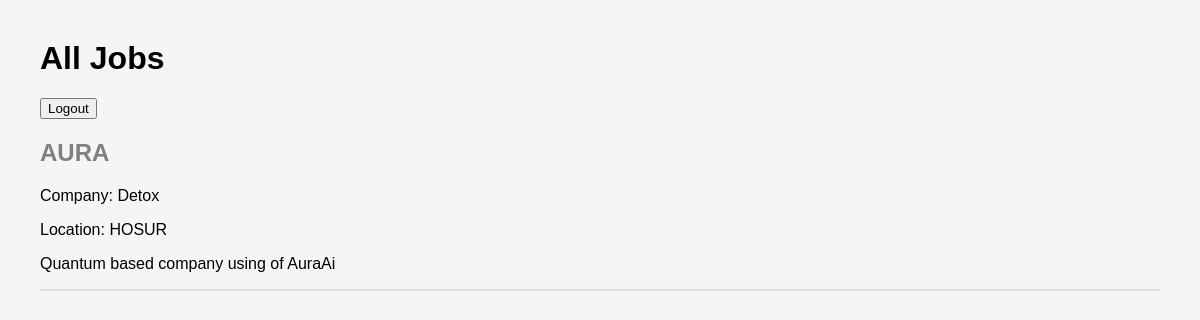
The app's page /jobs/, older data.
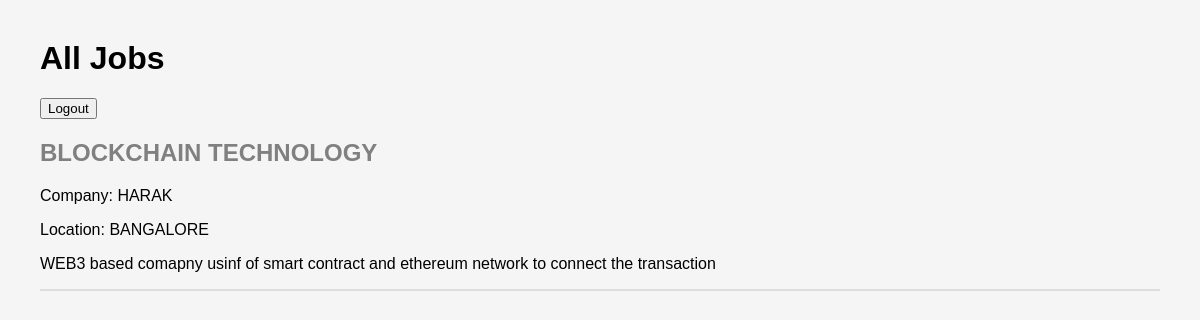
The same page, newer data.
### jobs/models.py (models this page shows, shortened)
class Job(models.Model):
    title  = models.CharField(max_length=200)
    company = models.CharField(max_length=200)
    location =models.CharField(max_length=200)
    description = models.TextField()
    created_at = models.DateTimeField(auto_now_add=True)

### jobs/views.py (the view)
# urls.py: path('jobs/', views.JobListView.as_view(), name='job_list'),
class JobListView(ListView):
    model = Job
    template_name = 'jobs/job_list.html'
    context_object_name = 'jobs'

### jobs/templates/jobs/job_list.html (shortened to what this page needs)
{% load static %}
<!DOCTYPE html>
<html>
    <head>
        <link rel="stylesheet" href="{% static 'jobs/style.css'%}">
    </head>
    <body>
        <h1>All Jobs</h1>
        <form method="POST" action="/logout/">
            <button type="submit">Logout</button>
        </form>
    {% for job in jobs %}
        <h2>{{job.title}}</h2>
        <p>Company: {{ job.company }}</p>
        <p>Location: {{job.location }}</p>
        <p>{{ job.description }}</p>
        <hr>
        {% endfor %}
    </body>
</html>

Row changes from the older to the newer data that the page shows:
removed Job: title "AURA", company "Detox", location "HOSUR", description "Quantum based company using of AuraAi"
added Job: title "BLOCKCHAIN TECHNOLOGY", company "HARAK", location "BANGALORE", description "WEB3 based comapny usinf of smart contract and ethereum network to connect the transaction"
